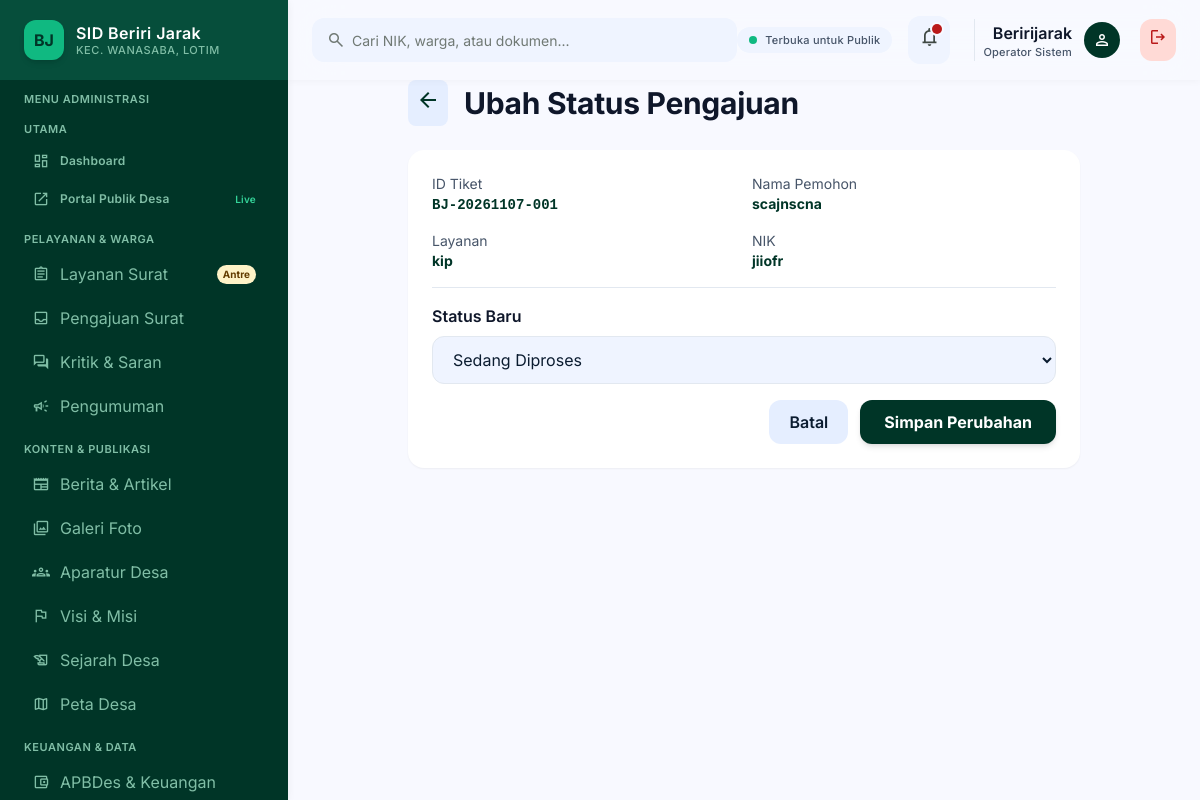
The app's page /dashboard/pengajuan-surat/ubah-status/1/ (signed in) with its own data.
### BJ/models.py (models this page shows, shortened)
class PengajuanSurat(models.Model):
    STATUS_CHOICES = [
        ('menunggu', 'Menunggu Verifikasi'),
        ('diproses', 'Sedang Diproses'),
        ('selesai', 'Selesai & TTE'),
        ('ditolak', 'Ditolak / Berkas Kurang'),
    ]
    id_tiket = models.CharField(max_length=20, unique=True, blank=True, null=True, help_text="Cth: BJ-20260510-001")
    layanan = models.ForeignKey(LayananSurat, on_delete=models.SET_NULL, null=True, blank=True)
    nik_pemohon = models.CharField(max_length=16)
    nama_pemohon = models.CharField(max_length=100)
    no_whatsapp = models.CharField(max_length=15)
    dusun_asal = models.CharField(max_length=100)
    keterangan_tambahan = models.TextField(blank=True, null=True)
    file_ktp = models.FileField(upload_to='dokumen_surat/', blank=True, null=True)
    file_kk = models.FileField(upload_to='dokumen_surat/', blank=True, null=True)
    status = models.CharField(max_length=20, choices=STATUS_CHOICES, default='menunggu')
    tanggal_pengajuan = models.DateTimeField(auto_now_add=True)
    waktu_selesai = models.DateTimeField(blank=True, null=True)
    class Meta:
        verbose_name = "Pengajuan Surat Warga"
        verbose_name_plural = "Data Pengajuan Surat"

class LayananSurat(models.Model):
    nama_layanan = models.CharField(max_length=150)
    kategori = models.CharField(max_length=100, help_text="Kependudukan, Usaha, Pertanahan, dll")
    deskripsi = models.TextField()
    persyaratan = models.TextField(help_text="Gunakan enter untuk memisahkan poin")
    estimasi_waktu = models.CharField(max_length=50, help_text="Contoh: 15 Menit, 1 Hari")
    biaya = models.CharField(max_length=50, default="Rp 0 (Gratis)")
    class Meta:
        verbose_name = "Katalog Layanan Surat"
        verbose_name_plural = "Katalog Layanan Surat"

### BJ/views.py (the view, shortened to what this page needs)
# urls.py: path('dashboard/pengajuan-surat/ubah-status/<int:id>/', views.ubah_status_pengajuan, name='ubah_status_pengajuan'),
@login_required(login_url='portal_masuk')
def ubah_status_pengajuan(request, id):
    pengajuan = get_object_or_404(PengajuanSurat, id=id)
    status_choices = [s[0] for s in PengajuanSurat.STATUS_CHOICES] \
        if hasattr(PengajuanSurat, 'STATUS_CHOICES') else ['menunggu', 'diproses', 'selesai', 'ditolak']
    return render(request, 'themes/admin/ubah_status_pengajuan.html', {
        'pengajuan': pengajuan,
        'status_choices': status_choices
    })

### desa/templates/themes/admin/ubah_status_pengajuan.html (shortened to what this page needs)
{% extends "themes/admin/base_admin.html" %}
{% load static %}
{% block content %}
<div class="flex flex-col w-full max-w-2xl mx-auto gap-space-lg">
    <div class="flex items-center gap-4">
        <a href="{% url 'kelola_pengajuan_surat' %}" class="p-2 rounded-lg bg-surface-container"><span class="material-symbols-outlined text-primary">arrow_back</span></a>
        <div><h1 class="font-headline-lg text-headline-lg font-bold text-text-primary">Ubah Status Pengajuan</h1></div>
    </div>
    <div class="bg-surface-pure rounded-2xl p-6 shadow-sm space-y-4">
        <div class="grid grid-cols-2 gap-4 text-sm">
            <div><span class="text-text-secondary block">ID Tiket</span><strong class="font-mono text-primary">{{ pengajuan.id_tiket }}</strong></div>
            <div><span class="text-text-secondary block">Nama Pemohon</span><strong class="text-primary">{{ pengajuan.nama_pemohon }}</strong></div>
            <div><span class="text-text-secondary block">Layanan</span><strong class="text-primary">{{ pengajuan.layanan.nama_layanan|default:"-" }}</strong></div>
            <div><span class="text-text-secondary block">NIK</span><strong class="text-primary">{{ pengajuan.nik_pemohon }}</strong></div>
        </div>
        <form method="POST" class="pt-4 border-t border-border-subtle flex flex-col gap-4">
            <div class="space-y-2">
                <label class="font-label-md font-semibold text-text-primary">Status Baru</label>
                <select name="status" required class="w-full px-4 py-3 rounded-xl bg-surface-container-low border border-border-subtle outline-none">
                    <option value="diproses" {% if pengajuan.status == 'diproses' %}selected{% endif %}>Sedang Diproses</option>
                </select>
            </div>
            <div class="flex justify-end gap-3">
                <a href="{% url 'kelola_pengajuan_surat' %}" class="px-5 py-2.5 rounded-xl bg-surface-container font-semibold">Batal</a>
                <button type="submit" class="px-6 py-2.5 rounded-xl bg-primary text-on-primary font-bold shadow-md">Simpan Perubahan</button>
            </div>
        </form>
    </div>
</div>
{% endblock %}

### desa/templates/themes/admin/partials/header.html
<header class="fixed top-0 left-72 right-0 h-20 bg-surface/85 backdrop-blur-xl shadow-[0_1px_8px_rgba(0,0,0,0.04)] z-40 flex items-center justify-between px-space-lg">
    <div class="flex items-center gap-space-lg flex-1 max-w-xl">
        <div class="relative w-full">
            <span class="material-symbols-outlined absolute left-3.5 top-1/2 -translate-y-1/2 text-outline text-[20px]">search</span>
            <input class="w-full h-11 pl-10 pr-4 rounded-xl bg-surface-container-low text-on-surface font-body-sm text-body-sm placeholder:text-outline focus:outline-none focus:ring-2 focus:ring-accent-emerald transition-all" placeholder="Cari NIK, warga, atau dokumen..." type="text">
        </div>
    </div>
    <div class="flex items-center gap-space-md">
        <div class="hidden lg:flex items-center gap-2 px-3 py-1.5 rounded-full bg-surface-container-low">
            <span class="w-2 h-2 rounded-full bg-accent-emerald"></span>
            <span class="font-label-sm text-label-sm font-medium text-text-secondary">Terbuka untuk Publik</span>
        </div>
        <button class="relative p-2.5 rounded-xl bg-surface-container-low text-on-surface-variant hover:text-on-surface transition-colors" type="button">
            <span class="material-symbols-outlined text-[22px]">notifications</span>
            <span class="absolute top-2 right-2 w-2.5 h-2.5 bg-error rounded-full ring-2 ring-surface"></span>
        </button>
        <div class="flex items-center gap-3 pl-space-sm border-l border-border-subtle ml-2">
            <div class="text-right hidden sm:block">
                <div class="font-label-lg text-label-lg font-semibold text-text-primary capitalize">{{ request.user.username }}</div>
                <div class="font-label-sm text-label-sm text-text-secondary">Operator Sistem</div>
            </div>
            <div class="w-9 h-9 rounded-full bg-primary flex items-center justify-center">
                <span class="material-symbols-outlined text-on-primary text-[20px]">person</span>
            </div>
            <a href="{% url 'logout' %}" class="ml-2 p-2 rounded-xl bg-error-container text-error hover:bg-error hover:text-white transition-colors" title="Keluar Sistem">
                <span class="material-symbols-outlined text-[20px]">logout</span>
            </a>
        </div>
    </div>
</header>

### desa/templates/themes/admin/base_admin.html (style rules this page uses)
body { overscroll-behavior: none; }

### records on screen
PengajuanSurat: id_tiket "BJ-20261107-001", nama_pemohon "scajnscna", layanan.nama_layanan "kip", nik_pemohon "jiiofr", status "Sedang Diproses"

### other values on screen
{{ request.user.username }} "Beririjarak"
